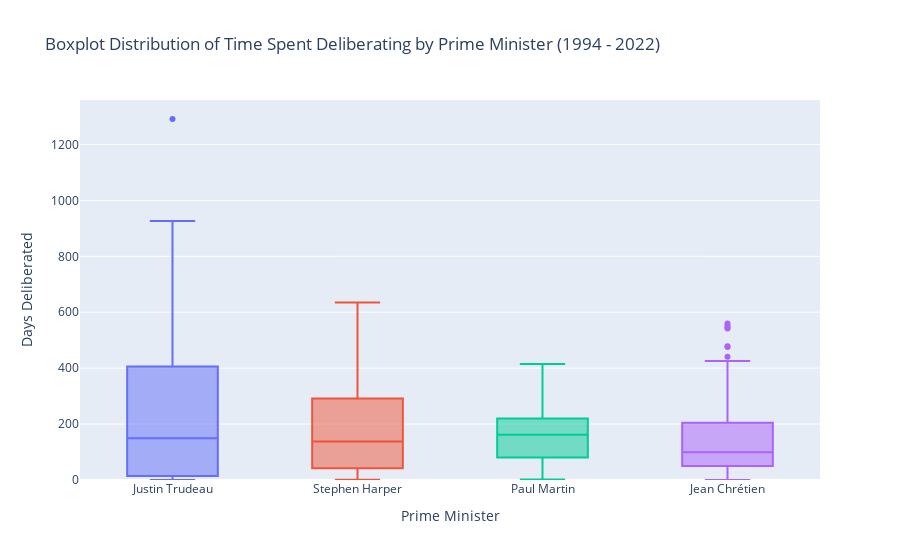

Notebook cell for this chart:
### Code cell
fig = px.box(
    plot_4,
    x = 'PrimeMinister',
    y = 'TimeAlive',
    color = 'PrimeMinister',
    points = 'outliers',
    title = "Boxplot Distribution of Time Spent Deliberating by Prime Minister (1994 - 2022)",
    labels = {
        'TimeAlive': 'Days Deliberated',
        'PrimeMinister': 'Prime Minister'
    },
    height=800
)

fig.update_layout(
    showlegend = False
)

fig.update_yaxes(rangemode = "nonnegative")
fig.show()

### Figure 1 — Plotly figure (JSON) as saved in the notebook; plotly's stock layout.template omitted (floating-point values rounded to 4 significant figures; data arrays with more than 128 entries replaced by an {"elided": "..."} marker saying what was removed)
{"data": [{"alignmentgroup": "True", "boxpoints": "outliers", "hovertemplate": "Prime Minister=%{x}<br>Days Deliberated=%{y}<extra></extra>", "legendgroup": "Justin Trudeau", "marker": {"color": "#636efa"}, "name": "Justin Trudeau", "notched": false, "offsetgroup": "Justin Trudeau", "orientation": "v", "showlegend": true, "type": "box", "x": {"elided": "176 str values"}, "x0": " ", "xaxis": "x", "y": {"elided": "176 int values"}, "y0": " ", "yaxis": "y"}, {"alignmentgroup": "True", "boxpoints": "outliers", "hovertemplate": "Prime Minister=%{x}<br>Days Deliberated=%{y}<extra></extra>", "legendgroup": "Stephen Harper", "marker": {"color": "#EF553B"}, "name": "Stephen Harper", "notched": false, "offsetgroup": "Stephen Harper", "orientation": "v", "showlegend": true, "type": "box", "x": {"elided": "327 str values"}, "x0": " ", "xaxis": "x", "y": {"elided": "327 int values"}, "y0": " ", "yaxis": "y"}, {"alignmentgroup": "True", "boxpoints": "outliers", "hovertemplate": "Prime Minister=%{x}<br>Days Deliberated=%{y}<extra></extra>", "legendgroup": "Paul Martin", "marker": {"color": "#00cc96"}, "name": "Paul Martin", "notched": false, "offsetgroup": "Paul Martin", "orientation": "v", "showlegend": true, "type": "box", "x": ["Paul Martin", "Paul Martin", "Paul Martin", "Paul Martin", "Paul Martin", "Paul Martin", "Paul Martin", "Paul Martin", "Paul Martin", "Paul Martin", "Paul Martin", "Paul Martin", "Paul Martin", "Paul Martin", "Paul Martin", "Paul Martin", "Paul Martin", "Paul Martin", "Paul Martin", "Paul Martin", "Paul Martin", "Paul Martin", "Paul Martin", "Paul Martin", "Paul Martin", "Paul Martin", "Paul Martin", "Paul Martin", "Paul Martin", "Paul Martin", "Paul Martin", "Paul Martin", "Paul Martin", "Paul Martin", "Paul Martin", "Paul Martin", "Paul Martin", "Paul Martin", "Paul Martin", "Paul Martin", "Paul Martin", "Paul Martin", "Paul Martin", "Paul Martin", "Paul Martin", "Paul Martin", "Paul Martin", "Paul Martin", "Paul Martin", "Paul Martin", "Paul Martin", "Paul Martin", "Paul Martin", "Paul Martin", "Paul Martin", "Paul Martin", "Paul Martin", "Paul Martin", "Paul Martin", "Paul Martin"], "x0": " ", "xaxis": "x", "y": [212, 415, 58, 147, 240, 99, 176, 191, 190, 157, 285, 258, 139, 68, 166, 139, 195, 258, 223, 413, 217, 216, 118, 205, 142, 141, 246, 246, 107, 367, 345, 360, 153, 139, 156, 6, 6, 76, 347, 169, 44, 69, 2, 2, 96, 23, 75, 197, 179, 177, 175, 17, 172, 9, 50, 23, 387, 87, 85, 409], "y0": " ", "yaxis": "y"}, {"alignmentgroup": "True", "boxpoints": "outliers", "hovertemplate": "Prime Minister=%{x}<br>Days Deliberated=%{y}<extra></extra>", "legendgroup": "Jean Chrétien", "marker": {"color": "#ab63fa"}, "name": "Jean Chrétien", "notched": false, "offsetgroup": "Jean Chrétien", "orientation": "v", "showlegend": true, "type": "box", "x": {"elided": "421 str values"}, "x0": " ", "xaxis": "x", "y": {"elided": "421 int values"}, "y0": " ", "yaxis": "y"}], "layout": {"autosize": true, "boxmode": "overlay", "legend": {"title": {"text": "Prime Minister"}, "tracegroupgap": 0}, "showlegend": false, "title": {"text": "Boxplot Distribution of Time Spent Deliberating by Prime Minister (1994 - 2022)"}, "xaxis": {"anchor": "y", "autorange": true, "categoryarray": ["Justin Trudeau", "Stephen Harper", "Paul Martin", "Jean Chrétien"], "categoryorder": "array", "domain": [0, 1], "range": [-0.5, 3.5], "title": {"text": "Prime Minister"}, "type": "category"}, "yaxis": {"anchor": "x", "autorange": true, "domain": [0, 1], "range": [0, 1359.0], "rangemode": "nonnegative", "title": {"text": "Days Deliberated"}, "type": "linear"}}}
